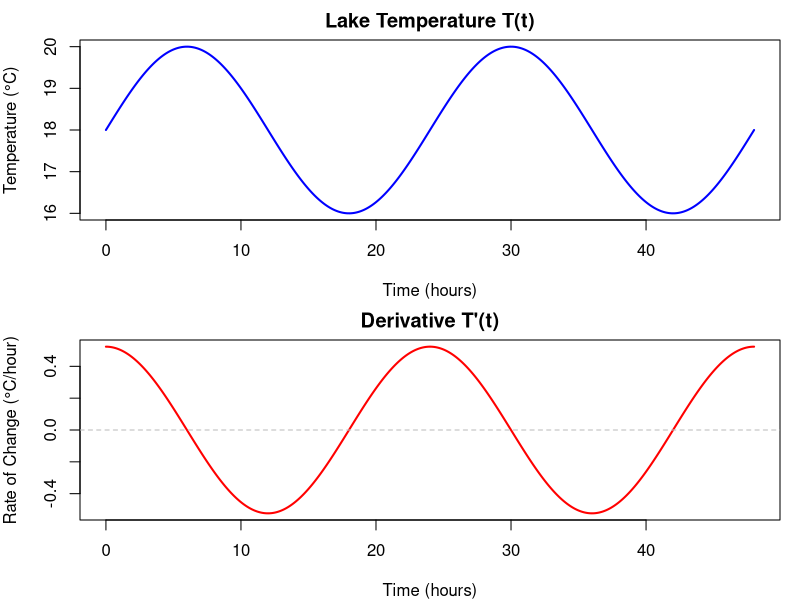
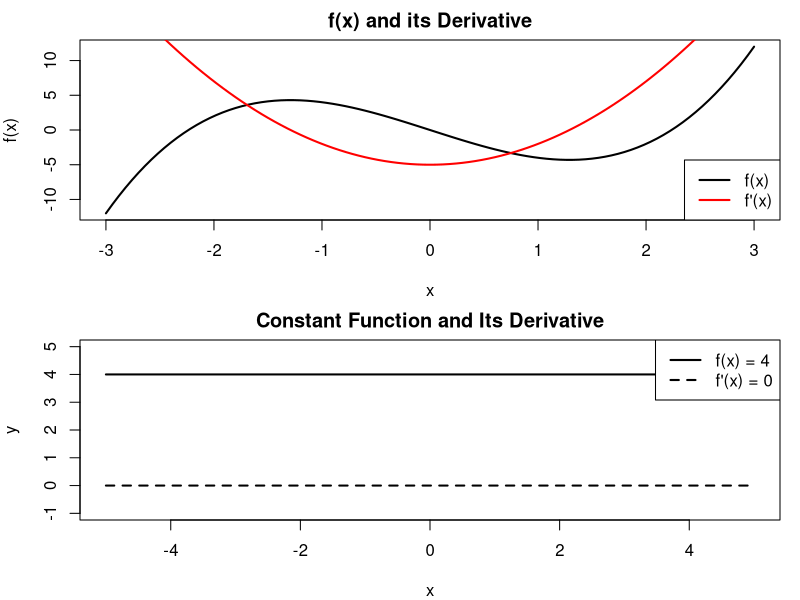
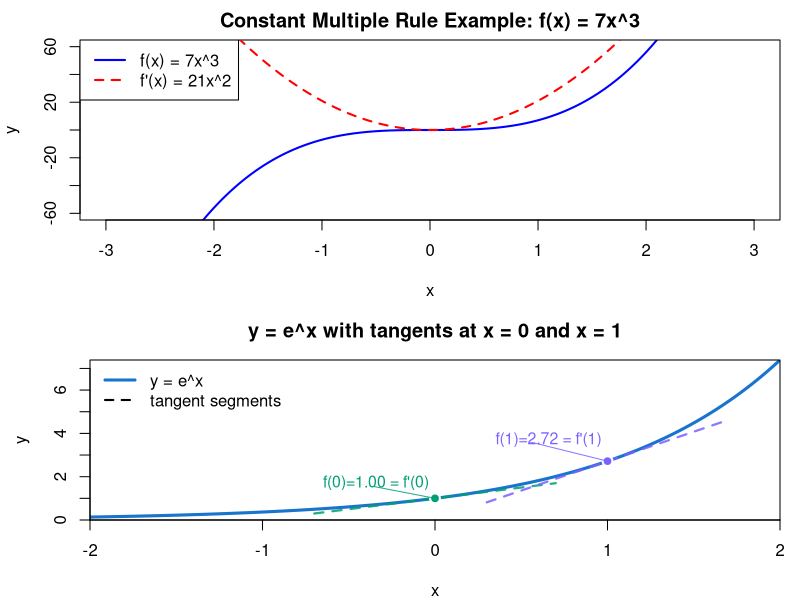
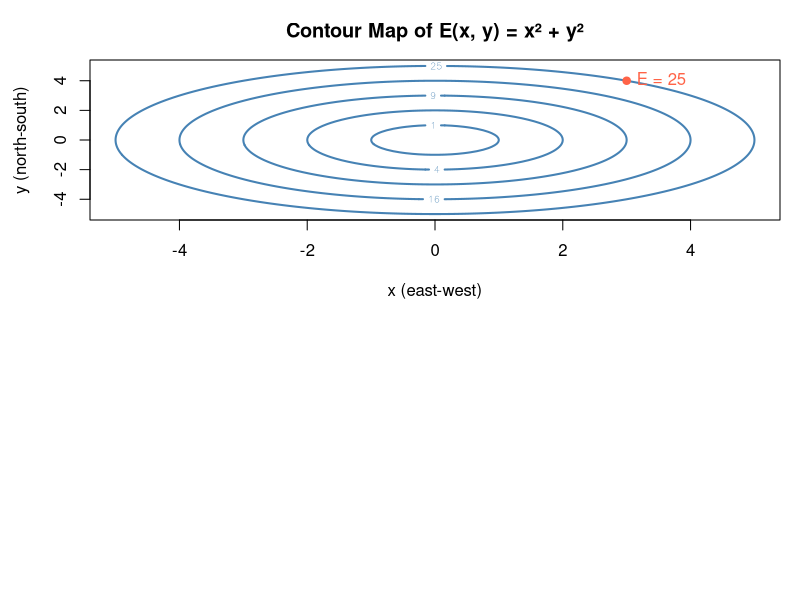

Generate these figures, in order, with R:
## ---- chunk 1
# Define functions
T <- function(t) 18 + 2 * sin(pi * t / 12)
Tprime <- function(t) (pi / 6) * cos(pi * t / 12)

# Time range (0 to 48 hours = 2 days)
t_vals <- seq(0, 48, length.out = 400)

# Compute values
temp_vals <- T(t_vals)
deriv_vals <- Tprime(t_vals)

# Set two-panel layout
par(mfrow = c(2, 1), mar = c(4, 4, 2, 1))

# Plot temperature
plot(t_vals, temp_vals, type = "l", lwd = 2, col = "blue",
     ylab = "Temperature (°C)", xlab = "Time (hours)",
     main = "Lake Temperature T(t)")

# Plot derivative
plot(t_vals, deriv_vals, type = "l", lwd = 2, col = "red",
     ylab = "Rate of Change (°C/hour)", xlab = "Time (hours)",
     main = "Derivative T'(t)")
abline(h = 0, col = "gray", lty = 2)
## ---- chunk 2
# Example of using the operator
f <- function(x) x^3 - 5*x
f_prime <- function(x) 3*x^2 - 5
curve(f(x), from = -3, to = 3, lwd = 2,
      ylab = "f(x)", xlab = "x", main = "f(x) and its Derivative")
curve(f_prime(x), from = -3, to = 3, col = "red", lwd = 2, add = TRUE)
legend("bottomright", legend = c("f(x)", "f'(x)"), col = c("black", "red"), lwd = 2)
## ---- chunk 3
# Define the constant function and its derivative to return vectors
f <- function(x) rep(4, length(x))
f_prime <- function(x) rep(0, length(x))

# Create a sequence of x-values
x_vals <- seq(-5, 5, length.out = 200)

# Evaluate function and derivative
y_vals <- f(x_vals)
y_prime_vals <- f_prime(x_vals)

# Plot the constant function
plot(x_vals, y_vals, type = "l", lwd = 2,
     ylim = c(-1, 5),
     xlab = "x", ylab = "y",
     main = "Constant Function and Its Derivative")

# Add the derivative as a horizontal line at 0
lines(x_vals, y_prime_vals, lwd = 2, lty = 2)

legend("topright",
       legend = c("f(x) = 4", "f'(x) = 0"),
       lwd = 2, lty = c(1, 2))

## ---- chunk 4
# Define the function and its derivative
f <- function(x) 7 * x^3
f_prime <- function(x) 21 * x^2

# Create a sequence of x-values
x_vals <- seq(-3, 3, length.out = 200)

# Evaluate function and derivative
y_vals <- f(x_vals)
y_prime_vals <- f_prime(x_vals)

# Plot the original function
plot(x_vals, y_vals, type = "l", col = "blue", lwd = 2,
     ylim = c(-60, 60),
     xlab = "x", ylab = "y",
     main = "Constant Multiple Rule Example: f(x) = 7x^3")

# Add the derivative
lines(x_vals, y_prime_vals, col = "red", lwd = 2, lty = 2)

legend("topleft",
       legend = c("f(x) = 7x^3", "f'(x) = 21x^2"),
       col = c("blue", "red"), lwd = 2, lty = c(1, 2))
## ---- chunk 5
f       <- function(x) exp(x)
fprime  <- function(x) exp(x)
tangent <- function(x, x0) f(x0) + fprime(x0) * (x - x0)

# Plot range
xlim <- c(-2, 2)
ylim <- c(0, exp(2))
x    <- seq(xlim[1], xlim[2], length.out = 600)

# Base plot
par(mar = c(4, 4.5, 3, 1))
plot(x, f(x), type = "l", lwd = 3, col = "dodgerblue3",
     xlim = xlim, ylim = ylim, xaxs = "i", yaxs = "i",
     xlab = "x", ylab = "y",
     main = "y = e^x with tangents at x = 0 and x = 1")
grid(nx = NA, ny = NA, col = "gray90", lty = 1)

# Two points & styling
x0s   <- c(0, 1)
cols  <- c("#009E73", "#7B61FF")
span  <- 0.7
labels_xy <- list(c(0.35-1, 2.0),  # label position for x0=0
                  c(1.35-1, 4.0))  # label position for x0=1

for (i in seq_along(x0s)) {
  x0 <- x0s[i]; y0 <- f(x0)
  xt <- seq(x0 - span, x0 + span, length.out = 200)

  # Tangent segment
  lines(xt, tangent(xt, x0), lwd = 2.2, col = adjustcolor(cols[i], 0.85), lty = 2)

  # Point
  points(x0, y0, pch = 21, bg = cols[i], col = "white", lwd = 2, cex = 1.3)

  # Plain-text label: f(x0)=number = f'(x0)
  lab <- sprintf("f(%g)=%.2f = f'(%g)", x0, y0, x0)

  # Connector
  segments(labels_xy[[i]][1], labels_xy[[i]][2], x0, y0,
           col = adjustcolor(cols[i], 0.85), lwd = 1)

  # Label with soft background
  rect(labels_xy[[i]][1] - strwidth("M")*0.25,
       labels_xy[[i]][2] - strheight("M")*0.7,
       labels_xy[[i]][1] + strwidth(lab) + strwidth("M")*0.25,
       labels_xy[[i]][2] + strheight("M")*0.25,
       col = rgb(1,1,1,0.9), border = NA)
  text(labels_xy[[i]][1], labels_xy[[i]][2], lab,
       adj = c(0,0.9), col = cols[i], cex = 0.95)
}

legend("topleft",
       legend = c("y = e^x", "tangent segments"),
       col = c("dodgerblue3", "black"),
       lty = c(1, 2), lwd = c(3, 2), bty = "n")
## ---- chunk 6
# This R code generates the contour plot shown below
# (Code is suppressed for students in the final version)

x <- seq(-5, 5, length.out = 100)
y <- seq(-5, 5, length.out = 100)
grid <- expand.grid(x = x, y = y)
grid$E <- grid$x^2 + grid$y^2
E_matrix <- matrix(grid$E, nrow = 100, ncol = 100)

contour(x, y, E_matrix,
        levels = c(1, 4, 9, 16, 25),
        col = "steelblue",
        lwd = 2,
        main = "Contour Map of E(x, y) = x² + y²",
        xlab = "x (east-west)",
        ylab = "y (north-south)")
points(3, 4, pch = 19, col = "tomato")
text(3, 4, "E = 25", pos = 4, col = "tomato")

